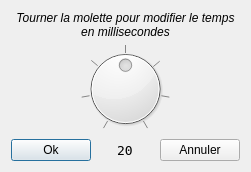
<?xml version="1.0" encoding="UTF-8"?>
<ui version="4.0">
 <class>LecteurVitesse</class>
 <widget class="QDialog" name="LecteurVitesse">
  <property name="geometry">
   <rect>
    <x>0</x>
    <y>0</y>
    <width>251</width>
    <height>172</height>
   </rect>
  </property>
  <property name="windowTitle">
   <string>Dialog</string>
  </property>
  <layout class="QVBoxLayout" name="verticalLayout_2">
   <item>
    <layout class="QVBoxLayout" name="verticalLayout">
     <item>
      <widget class="QLabel" name="label">
       <property name="font">
        <font>
         <pointsize>9</pointsize>
         <italic>true</italic>
        </font>
       </property>
       <property name="text">
        <string>Tourner la molette pour modifier le temps en millisecondes</string>
       </property>
       <property name="textFormat">
        <enum>Qt::PlainText</enum>
       </property>
       <property name="alignment">
        <set>Qt::AlignCenter</set>
       </property>
       <property name="wordWrap">
        <bool>true</bool>
       </property>
      </widget>
     </item>
     <item>
      <widget class="QDial" name="dial">
       <property name="minimum">
        <number>2</number>
       </property>
       <property name="maximum">
        <number>38</number>
       </property>
       <property name="singleStep">
        <number>2</number>
       </property>
       <property name="pageStep">
        <number>2</number>
       </property>
       <property name="sliderPosition">
        <number>20</number>
       </property>
       <property name="wrapping">
        <bool>false</bool>
       </property>
       <property name="notchTarget">
        <double>15.000000000000000</double>
       </property>
       <property name="notchesVisible">
        <bool>true</bool>
       </property>
      </widget>
     </item>
     <item>
      <layout class="QHBoxLayout" name="horizontalLayout">
       <item>
        <widget class="QPushButton" name="okBtn">
         <property name="text">
          <string>Ok</string>
         </property>
        </widget>
       </item>
       <item>
        <spacer name="horizontalSpacer">
         <property name="orientation">
          <enum>Qt::Horizontal</enum>
         </property>
         <property name="sizeHint" stdset="0">
          <size>
           <width>40</width>
           <height>20</height>
          </size>
         </property>
        </spacer>
       </item>
       <item>
        <widget class="QLabel" name="lcd">
         <property name="sizePolicy">
          <sizepolicy hsizetype="Maximum" vsizetype="Preferred">
           <horstretch>9</horstretch>
           <verstretch>0</verstretch>
          </sizepolicy>
         </property>
         <property name="baseSize">
          <size>
           <width>4</width>
           <height>0</height>
          </size>
         </property>
         <property name="font">
          <font>
           <family>Terminal</family>
           <pointsize>10</pointsize>
          </font>
         </property>
         <property name="text">
          <string>20</string>
         </property>
        </widget>
       </item>
       <item>
        <spacer name="horizontalSpacer_2">
         <property name="orientation">
          <enum>Qt::Horizontal</enum>
         </property>
         <property name="sizeHint" stdset="0">
          <size>
           <width>40</width>
           <height>20</height>
          </size>
         </property>
        </spacer>
       </item>
       <item>
        <widget class="QPushButton" name="anBtn">
         <property name="text">
          <string>Annuler</string>
         </property>
        </widget>
       </item>
      </layout>
     </item>
    </layout>
   </item>
  </layout>
 </widget>
 <resources/>
 <connections/>
</ui>
